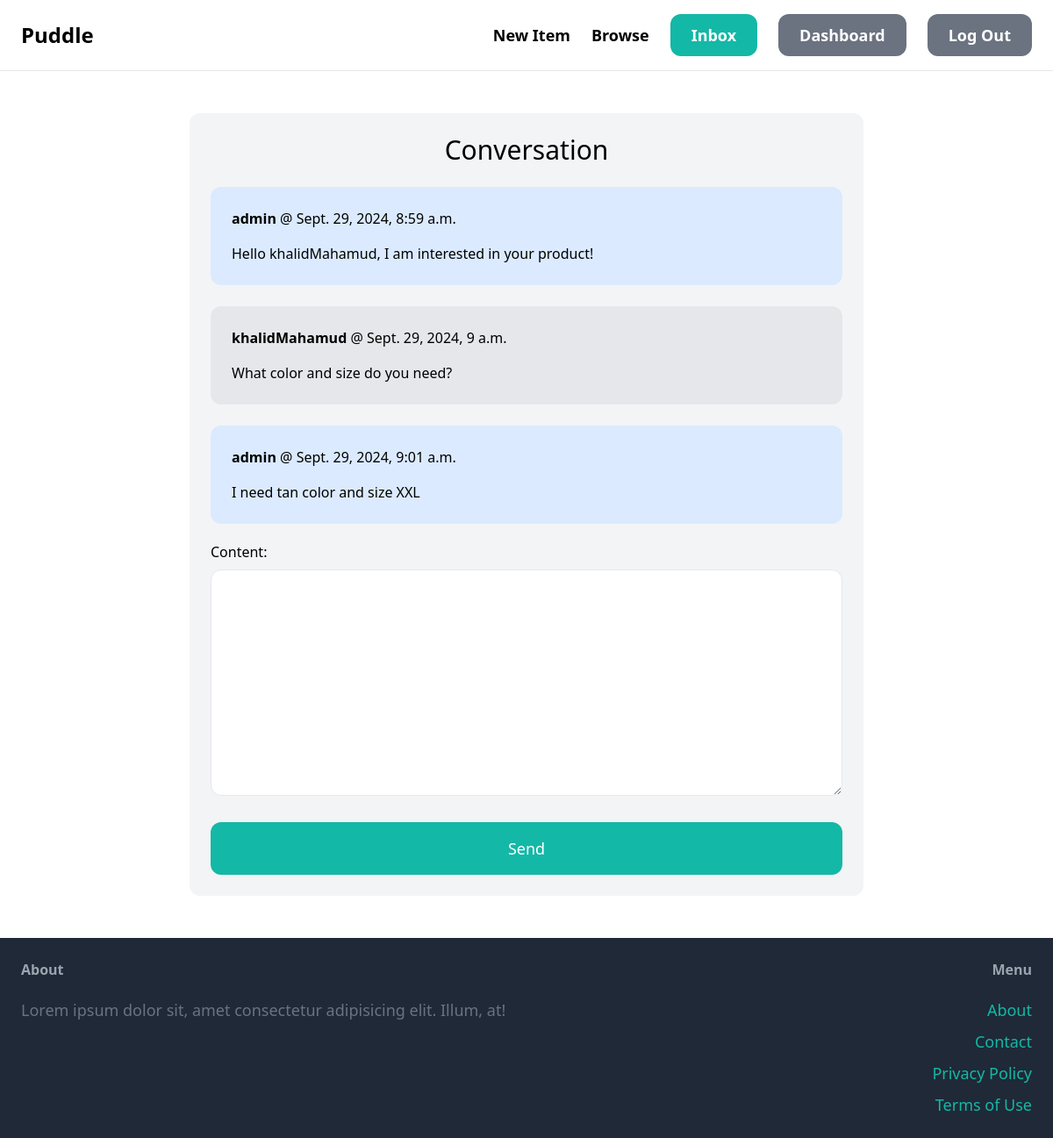
Page /inbox/detail/4/ (signed in) on the committed database.
### conversation/models.py (models this page shows)
class ConversationMessage(models.Model):
    conversation = models.ForeignKey(
        Conversation, related_name="messages", on_delete=models.CASCADE
    )
    content = models.TextField()
    created_at = models.DateTimeField(auto_now_add=True)
    created_by = models.ForeignKey(
        User, related_name="created_messages", on_delete=models.CASCADE
    )

### conversation/views.py (the view)
# urls.py: path("detail/<int:pk>/", views.detail, name="detail"),
@login_required
def detail(request, pk):
    conversation = Conversation.objects.filter(
        members__in=[request.user.id]
    ).get(pk=pk)
    if request.method == "POST":
        form = ConversationMessageForm(request.POST)
        if form.is_valid():
            conversation_message = form.save(commit=False)
            conversation_message.conversation = conversation
            conversation_message.created_by = request.user
            conversation_message.save()
            conversation.save()
            return redirect("conversation:detail", pk=pk)
    else:
        form = ConversationMessageForm()
    return render(
        request,
        "conversation/detail.html",
        {"conversation": conversation, "form": form},
    )

### conversation/forms.py
class ConversationMessageForm(forms.ModelForm):
    class Meta:
        model = ConversationMessage
        fields = ("content",)
        widgets = {
            "content": forms.Textarea(
                attrs={"class": "mt-2 w-full py-2 px-6 rounded-xl border"}
            ),
        }

### conversation/templates/conversation/detail.html (shortened to what this page needs)
{% extends 'core/base.html' %}
{% block content %}
  <div class="w-2/3 p-6 mx-auto bg-gray-100 rounded-xl">
    <h1 class="mb-6 text-3xl text-center">Conversation</h1>
    <div class="space-y-6">
      {% for message in conversation.messages.all %}
        <div class="p-6 flex {% if message.created_by == request.user %}
            bg-blue-100
          {% else %}
            bg-gray-200
          {% endif %} rounded-xl">
          <div>
            <p class="mb-4">
              <strong>{{ message.created_by.username }}</strong> @ {{ message.created_at }}
            </p>
            <p>{{ message.content }}</p>
          </div>
        </div>
      {% endfor %}
    </div>
    <form action="." method="post" class="mt-5">
      {{ form.as_p }}
      <button class="mt-6 py-4 w-full text-lg bg-teal-500 hover:bg-teal-700 rounded-xl text-white">Send</button>
    </form>
  </div>
{% endblock %}

### rows in the picture
ConversationMessage: created_by.username "admin", created_at "Sept. 29, 2024, 8:59 a.m.", content "Hello khalidMahamud, I am interested in your product!"
ConversationMessage: created_by.username "khalidMahamud", created_at "Sept. 29, 2024, 9 a.m.", content "What color and size do you need?"
ConversationMessage: created_by.username "admin", created_at "Sept. 29, 2024, 9:01 a.m.", content "I need tan color and size XXL"
